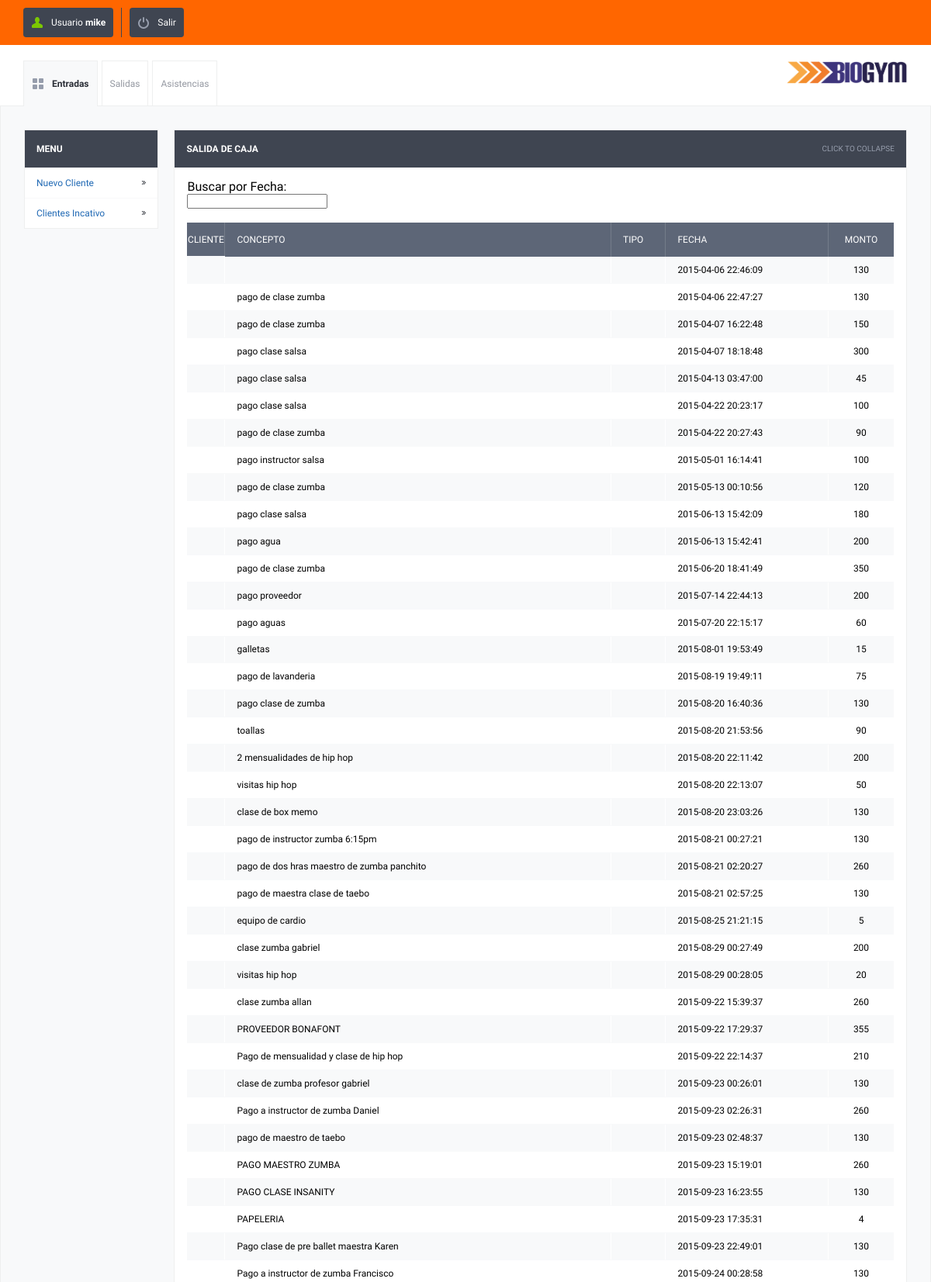
The app's page /cm/entradas.php (signed in, upper part) with its own data.
### tables this page shows
CREATE TABLE IF NOT EXISTS `pagos` (
  `id_pago` int(11) NOT NULL AUTO_INCREMENT,
  `concepto` varchar(60) NOT NULL,
  `cantidad` float NOT NULL,
  `fecha` timestamp NOT NULL DEFAULT CURRENT_TIMESTAMP ON UPDATE CURRENT_TIMESTAMP,
  `id_usuario` int(11) NOT NULL,
  `mes` int(11) NOT NULL,
  PRIMARY KEY (`id_pago`)
);

### cm/entradas.php (the view, shortened to what this page needs)
<?php
if(!isset($_SESSION['inicia'])){
header("location: index.html?**sin-acceso**");
} else {
$e=$_SESSION['inicia'];
}
?>
<!DOCTYPE html>
<html lang="en">
<head>
	<link rel="stylesheet" href="css/style.css">
</head>
<body>
	<div id="top-bar">
		<div class="page-full-width cf">
			<ul id="nav" class="fl">
				<?php
                echo "<li class=\"v-sep\"><a href=\"#\" class=\"round button dark menu-user image-left\">Usuario <strong>$e</strong></a>";
				?>
				</li>
				<li><a href="close.php" class="round button dark menu-logoff image-left">Salir</a></li>
			</ul>
		</div>
	</div>
	<div id="header-with-tabs">
		<div class="page-full-width cf">
			<ul id="tabs" class="fl">
			<li><a href="entradas.php" class="active-tab dashboard-tab">Entradas</a></li>
				<li><a href="salidas.php">Salidas</a></li>
                <li><a href="verasistencia.php">Asistencias</a></li>
			</ul>
			<a href="#" id="company-branding-small" class="fr"><img src="images/logo.png" alt="Blue Hosting" /></a>
		</div>
	</div>
	<div id="content">
		<div class="page-full-width cf">
			<div class="side-menu fl">
				<h3>Menu</h3>
				<ul>
					<li><a href="newcomprador.php">Nuevo Cliente</a></li>
                    <li><a href="inactivos.php">Clientes Incativo</a></li>
				</ul>
			</div>
			<div class="side-content fr">
            <div class="content-module">
					<div class="content-module-heading cf">
						<h3 class="fl">Salida de Caja</h3>
						<span class="fr expand-collapse-text">Click to collapse</span>
					</div>
				<div class="content-module-main">
                Buscar por Fecha:<br>
                <input type="text" id="busqueda" />
<br>
<table>
<thead>
<tr>
<th>Cliente</th>
<th>Concepto</th>
<th>Tipo</th>
<th>Fecha</th>
<th>Monto</th>
</tr>
</thead>
<tbody>
<?php
  $query = "SELECT * FROM pagos ";
  $result = mysql_query($query);
  while($row = mysql_fetch_array($result))
  {
		 echo "<tr>";
		  echo "<td width=\"100px\">",utf8_encode($row["id_cliente"]),"</td>";
		  echo "<td>",$row["concepto"],"</td>";
		  echo "<td>",$row["formapago"],"</td>";
		  echo "<td>",$row["fecha"],"</td>";
		  echo "<td>",$row["cantidad"],"</td>";
  }
      echo "</tr>";
?>
</tbody>
</table>
					</div>
			</div>
		</div>
	</div>
</body>
</html>

### cm/css/style.css (style rules this page uses)
*, html, body, div, dl, dt, dd, ul, ol, li, h1, h2, h3, h4, h5, h6, pre, form, label, fieldset, input, p, blockquote, th, td { margin: 0; padding: 0; }
table { border-collapse: collapse; border-spacing: 0; }
fieldset, img { border: 0; }
address, caption, cite, code, dfn, em, strong, th, var { font-style: normal; font-weight: normal; }
caption, th { text-align: left; }
h1, h2, h3, h4, h5, h6 { font-weight: normal; }
strong { font-weight: bold; }
a img { border: none; }
a { text-decoration: none; }
body { font-size: 1em; }
.cf:before, .cf:after { content: ""; display: table; }
.cf:after { clear:both; }
.cf { zoom: 1; }
.round { border-radius: 0.3125em; -moz-border-radius: 0.3125em; -webkit-border-radius: 0.3125em; }
.fl { float: left; }
.fr { float: right; }
h1, h2, h3, h4, h5, h6 { margin-bottom: 0.625em; }
body, form { font-family: "Droid Sans", Helvetica, Arial, sans-serif; line-height: 1.125em; }
p, .button, form input, ul#nav li ul, ul#tabs, div.side-menu ul li a, table, .information-box, .confirmation-box, .error-box, .warning-box, ol, .regular-ul, .custom-ul, blockquote, cite { font-size: 0.75em; }
div.content-module-heading span { font-size: 0.625em; }
h3 { font-size: 0.75em; }
a { color: #2069b4; }
.page-full-width { padding: 0 1.875em; }
.button { padding: 0.833em; display: inline-block; text-decoration: none; background-repeat: no-repeat; }
.dark { background-color: #3f4551; color: white; }
.image-left { background-position: 0.833em center; padding-left: 3em; }
.menu-logoff { background-image: url("../images/icons/menu/menu-logoff.png"); }
.menu-user { background-image: url("../images/icons/menu/menu-user.png"); }
ul#nav { list-style-type: none; }
ul#nav > li { float: left; margin-right: 0.312em; position: relative; }
ul#nav li:first-child { margin-left: 0; }
ul#nav li.v-sep { border-right: 1px solid #3f4551; margin-right: 0.625em; padding-right: 0.625em; }
div#top-bar { background-color:#F60; padding: 0.625em 0; }
div#header-with-tabs { padding: 1.25em 0 0 0; }
a#company-branding-small img { height: 30px; }
ul#tabs { list-style-type: none; }
ul#tabs li { float: left; }
ul#tabs li a { border: 1px solid #eeefef; border-bottom: none; padding: 1.666em 0.833em; margin: 0 0.416em -1px 0; display: block; color: #9498a1; }
ul#tabs li a.dashboard-tab { background: transparent url('../images/tab-dashboard.png') no-repeat 0.833em center ; padding-left: 3em; }
ul#tabs li a.active-tab, ul#tabs li a.active-tab:hover { background-color: #f8f9fa; font-weight: bold; color: #2a2e36; }
table { width: 100%; margin-bottom: 1.25em; }
table th { background-color: #5d6677; color: white; text-transform: uppercase; padding: 1.25em 0 1.25em 1.25em; border-left: 1px solid #747c8a; }
table tbody td { padding: 0.833em 0 0.833em 1.25em; border-left: 1px solid white; border-bottom: 1px solid #f8f9fa; }
table tbody tr:nth-child(odd) { background-color: #f8f9fa; }
table td:first-child, table th:first-child { width: 4em ; text-align: center; padding: 0; border: none; border-bottom: 1px solid #f8f9fa; }
table td:last-child, table th:last-child { width: 7em; text-align: center; padding: 0; }
div#content { background: #f8f9fa url('../images/artwork-pattern.png') repeat-x left bottom; border: 1px solid #eeefef; padding: 1.875em 0; }
div.side-menu { background: #3f4551; border: 1px solid #eeefef; width: 15%; margin-bottom: 1em; }
div.side-menu h3 { text-transform: uppercase; font-weight: bold; margin: 1.25em; color: white; }
div.side-menu ul { list-style-type: none; }
div.side-menu ul li a { padding: 0.833em 1.25em; border-top: 1px solid #f8f9fa; display: block; background: white url('../images/menu-dark-indicator.png') no-repeat right center; }
div.side-content { width: 83%; }
div.content-module { background: white; margin-bottom: 1em; border: 1px solid #eeefef; }
div.content-module-heading { background: #3f4551; cursor: pointer; }
div.content-module-heading h3 { text-transform: uppercase; color: white; font-weight: bold; margin: 1.25em; }
div.content-module-heading span { color: #969dac; text-transform: uppercase; margin: 1.5em; }
div.content-module-main { padding: 1em; }

### records on screen
pagos: fecha "2015-04-06 22:46:09", cantidad "130"
pagos: concepto "pago de clase zumba", fecha "2015-04-06 22:47:27", cantidad "130"
pagos: concepto "pago de clase zumba", fecha "2015-04-07 16:22:48", cantidad "150"
pagos: concepto "pago clase salsa", fecha "2015-04-07 18:18:48", cantidad "300"
pagos: concepto "pago clase salsa", fecha "2015-04-13 03:47:00", cantidad "45"
pagos: concepto "pago clase salsa", fecha "2015-04-22 20:23:17", cantidad "100"
pagos: concepto "pago de clase zumba", fecha "2015-04-22 20:27:43", cantidad "90"
pagos: concepto "pago instructor salsa", fecha "2015-05-01 16:14:41", cantidad "100"
pagos: concepto "pago de clase zumba", fecha "2015-05-13 00:10:56", cantidad "120"
pagos: concepto "pago clase salsa", fecha "2015-06-13 15:42:09", cantidad "180"
pagos: concepto "pago agua", fecha "2015-06-13 15:42:41", cantidad "200"
pagos: concepto "pago de clase zumba", fecha "2015-06-20 18:41:49", cantidad "350"
pagos: concepto "pago proveedor", fecha "2015-07-14 22:44:13", cantidad "200"
pagos: concepto "pago aguas", fecha "2015-07-20 22:15:17", cantidad "60"
pagos: concepto "galletas", fecha "2015-08-01 19:53:49", cantidad "15"
pagos: concepto "pago de lavanderia", fecha "2015-08-19 19:49:11", cantidad "75"
pagos: concepto "pago clase de zumba", fecha "2015-08-20 16:40:36", cantidad "130"
pagos: concepto "toallas", fecha "2015-08-20 21:53:56", cantidad "90"
pagos: concepto "2 mensualidades de hip hop", fecha "2015-08-20 22:11:42", cantidad "200"
pagos: concepto "visitas hip hop", fecha "2015-08-20 22:13:07", cantidad "50"
pagos: concepto "clase de box memo", fecha "2015-08-20 23:03:26", cantidad "130"
pagos: concepto "pago de instructor zumba 6:15pm", fecha "2015-08-21 00:27:21", cantidad "130"
pagos: concepto "pago de dos hras maestro de zumba panchito", fecha "2015-08-21 02:20:27", cantidad "260"
pagos: concepto "pago de maestra clase de taebo", fecha "2015-08-21 02:57:25", cantidad "130"
pagos: concepto "equipo de cardio", fecha "2015-08-25 21:21:15", cantidad "5"
pagos: concepto "clase zumba gabriel", fecha "2015-08-29 00:27:49", cantidad "200"
pagos: concepto "visitas hip hop", fecha "2015-08-29 00:28:05", cantidad "20"
pagos: concepto "clase zumba allan", fecha "2015-09-22 15:39:37", cantidad "260"
pagos: concepto "PROVEEDOR BONAFONT", fecha "2015-09-22 17:29:37", cantidad "355"
pagos: concepto "Pago de mensualidad y clase de hip hop", fecha "2015-09-22 22:14:37", cantidad "210"
pagos: concepto "clase de zumba profesor gabriel", fecha "2015-09-23 00:26:01", cantidad "130"
pagos: concepto "Pago a instructor de zumba Daniel", fecha "2015-09-23 02:26:31", cantidad "260"
pagos: concepto "pago de maestro de taebo", fecha "2015-09-23 02:48:37", cantidad "130"
pagos: concepto "PAGO MAESTRO ZUMBA", fecha "2015-09-23 15:19:01", cantidad "260"
pagos: concepto "PAGO CLASE INSANITY", fecha "2015-09-23 16:23:55", cantidad "130"
pagos: concepto "PAPELERIA", fecha "2015-09-23 17:35:31", cantidad "4"
pagos: concepto "Pago clase de pre ballet maestra Karen", fecha "2015-09-23 22:49:01", cantidad "130"
pagos: concepto "Pago a instructor de zumba Francisco", fecha "2015-09-24 00:28:58", cantidad "130"

### other values on screen
$e "mike"
